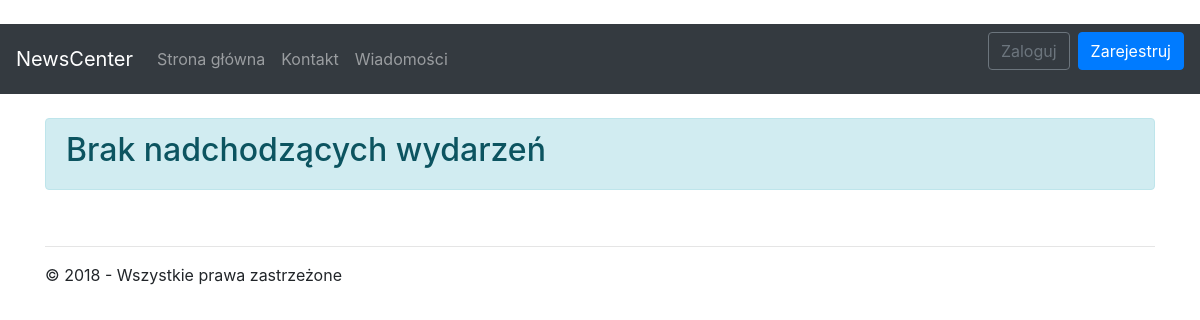
/, run on an earlier commit of the app's database.
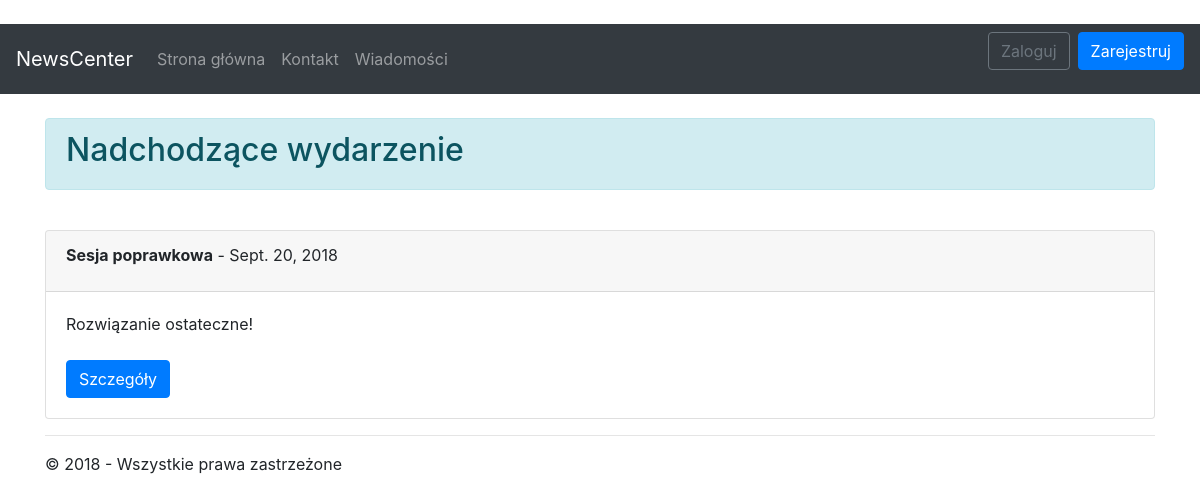
And on a later commit of the database.
### app/models.py (models this page shows, shortened)
class News(models.Model):
	title       = models.CharField(max_length = 32)
	date        = models.DateField()
	description = models.TextField()
	address     = models.CharField(max_length = 32)
	created     = models.DateTimeField(auto_now_add=True)
	class Meta:
		verbose_name_plural = 'News'

### app/views/default.py (the view)
# urls.py: path(''         , app.views.default.index   , name='home'    ),
def index(request):
	assert isinstance(request, HttpRequest)
	art = News.objects.filter(date__gt=date.today()).order_by("-date")
	if len(art) == 0:
		return render(
			request,
			'app/home/index.html',
			{
				'title': _('Brak nadchodzących wydarzeń'),
				'year':datetime.now().year,
				'auth': is_logged(request),
				'article' : None,
				'admin' : is_admin(request)
			}
		)
	return render(
		request,
		'app/home/index.html',
		{
			'title': _('Nadchodzące wydarzenie'),
			'year':datetime.now().year,
			'auth': is_logged(request),
			'article' : art[0],
			'admin' : is_admin(request)
		}
	)

### app/support/utilities.py (called while the page is built)
def find_profile(request):
	try:
		return UserProfile.objects.get(user=request.user)
	except:
		return None

def is_admin(request):
	if find_profile(request) is None:
		return False
	return is_mod(request)

def is_logged(request):
	return 'yes' if request.user.is_authenticated else 'no'

### app/templates/app/home/index.html
{% extends "app/shared/layout.html" %}
{% block content %}
<br />
<div class="alert alert-info">
	<h2>{{ title }}</h2>
</div>
<br />
{% if not article == None %}
	{% include 'app/partial/articlepartial.html' %}
{% endif %}
{% endblock %}

### app/templates/app/partial/articlepartial.html (shortened to what this page needs)
<div class="card">
	<div class="card-header {% if date > article.date %} gray {% endif %}">
		<div class="card-title">
			<b>{{ article.title }}</b> - {{ article.date}}
		</div>
	</div>
	<div class="card-body">
		<div class="card-text">
			{{ article.description|truncatechars:24 }}
		</div>
		<br />
		<button onclick="window.location='{% url 'details' pk=article.id %}'" type="button" class="btn btn-primary">
			Szczegóły
		</button>
	</div>
</div>

What changed in the data, as far as the page shows it:
now on this page (row edited): News: title "Sesja poprawkowa", date "Sept. 20, 2018", description "Rozwiązanie ostateczne!"
changed News: date "2018-03-02" → "2018-09-20" (drawn)
Also different on the page:
{{ title }}: "Brak nadchodzących wydarzeń" → "Nadchodzące wydarzenie"
text now shown: "- Szczegóły"
